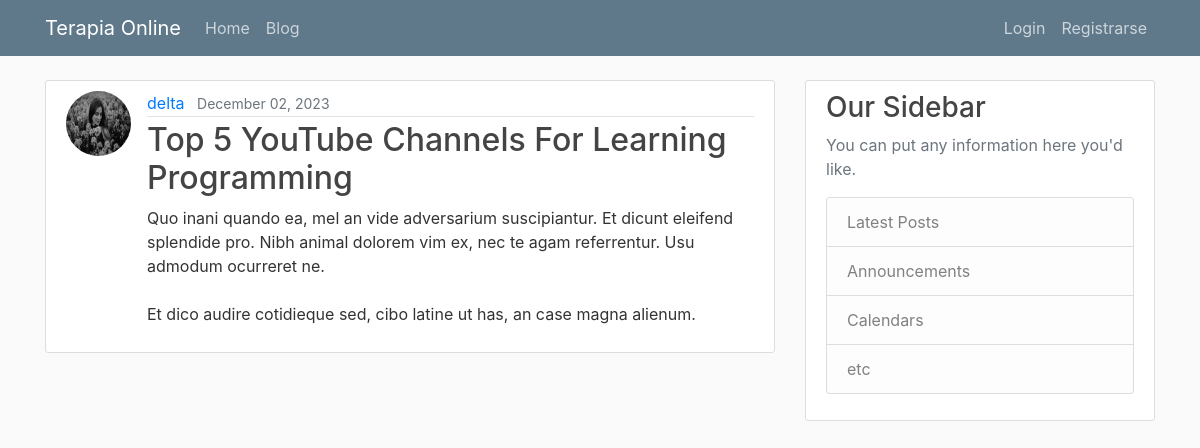
The app's page /blog/post/85/, older data.
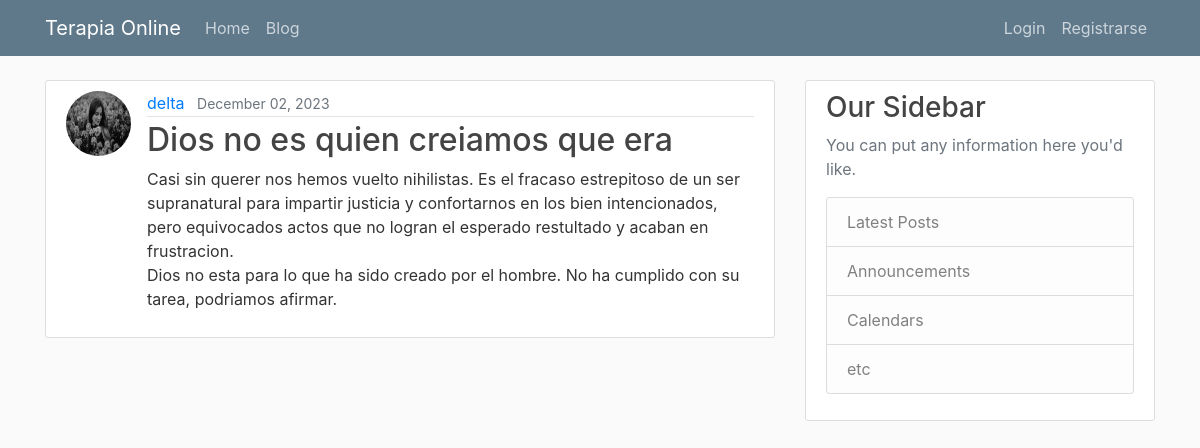
The same page, newer data.
### blog/models.py (models this page shows, shortened)
class Post(models.Model):
    title = models.CharField(max_length=100)
    content = models.TextField()
    date_posted = models.DateTimeField(default=timezone.now)
    author = models.ForeignKey(User, on_delete=models.CASCADE)
    def get_absolute_url(self):
        return reverse('blog:post-detalle', kwargs={"pk": self.pk})
    """
    In Django, the get_absolute_url method is used to get the canonical URL for an object. It tells Django how to calculate the URL for an object. In your Post model, the get_absolute_url method is using the reverse function to return the URL for the detail view of the post.

    The reverse function in Django is used to generate URLs by reversing the URL patterns defined in your urls.py. It takes a URL pattern name as its first argument and any arguments for the URL pattern as keyword arguments. In your case, reverse('post-detail', kwargs={'pk': self.pk}) is generating a URL for the post-detail view, passing the posts primary key (self.pk) as an argument.

    On the other hand, redirect is a function that returns an HttpResponseRedirect to the appropriate URL for the arguments passed. It can take a model, view name, or URL as its argument, and it will use get_absolute_url if a model is passed.

    So, the main difference between redirect and reverse is that redirect actually sends a redirect response to the user, while reverse simply calculates a URL. You would use reverse when you want to calculate a URL to use elsewhere in your code, and redirect when you want to send the user to a different page in response to an action (like creating a new post).
    """

### users/models.py (models this page shows, shortened)
class Profile(models.Model):
    user = models.OneToOneField(User, on_delete=models.CASCADE) #Delete profile when user is deleted.
    image = models.ImageField(default='default.jpg', upload_to='profile_pics')

### blog/views.py (the view)
# urls.py: path('post/<int:pk>/', PostDetailView.as_view(), name='post-detalle'),
class PostDetailView(DetailView):
    model = Post

### blog/templates/blog/post_detail.html (shortened to what this page needs)
{% extends "main/base.html" %}
{% block contenido %}
    <article class="media content-section">
        <img class="rounded-circle article-img" src="{{ object.author.profile.image.url }}" alt="">
        <div class="media-body">
            {% include "blog/article_metadata.html" %}
            <h2 class="article-title">{{ object.title }}</h2>
            <p class="article-content">{{ object.content }}</p>
        </div>
    </article>
{% endblock contenido %}

### blog/templates/blog/article_metadata.html (shortened to what this page needs)
    <div class="article-metadata">
        <a class="mr-2" href="{% url 'blog:user-posts' object.author.username %}">{{ object.author }}</a>
        <small class="text-muted">{{ object.date_posted|date:"F d, Y" }}</small>
    </div>

Row changes from the older to the newer data that the page shows:
changed Post "delta": title "Top 5 YouTube Channels For Learning Programming" → "Dios no es quien creiamos que era"; content "Quo inani quando ea, mel an vide adversarium suscipiantur. Et dicunt eleifend splendide pro. Nibh animal dolorem vim ex, nec te agam referrentur. Usu admodum ocurreret ne. Et dico audire cotidieque sed, cibo latine ut has, an case magna alienum." → "Casi sin querer nos hemos vuelto nihilistas. Es el fracaso estrepitoso de un ser supranatural para impartir justicia y confortarnos en los bien intencionados, pero equivocados actos que no logran el esperado restultado y acaban en frustracion. Dios no esta para lo que ha sido creado por el hombre. No ha cumplido con su tarea, podriamos afirmar."
